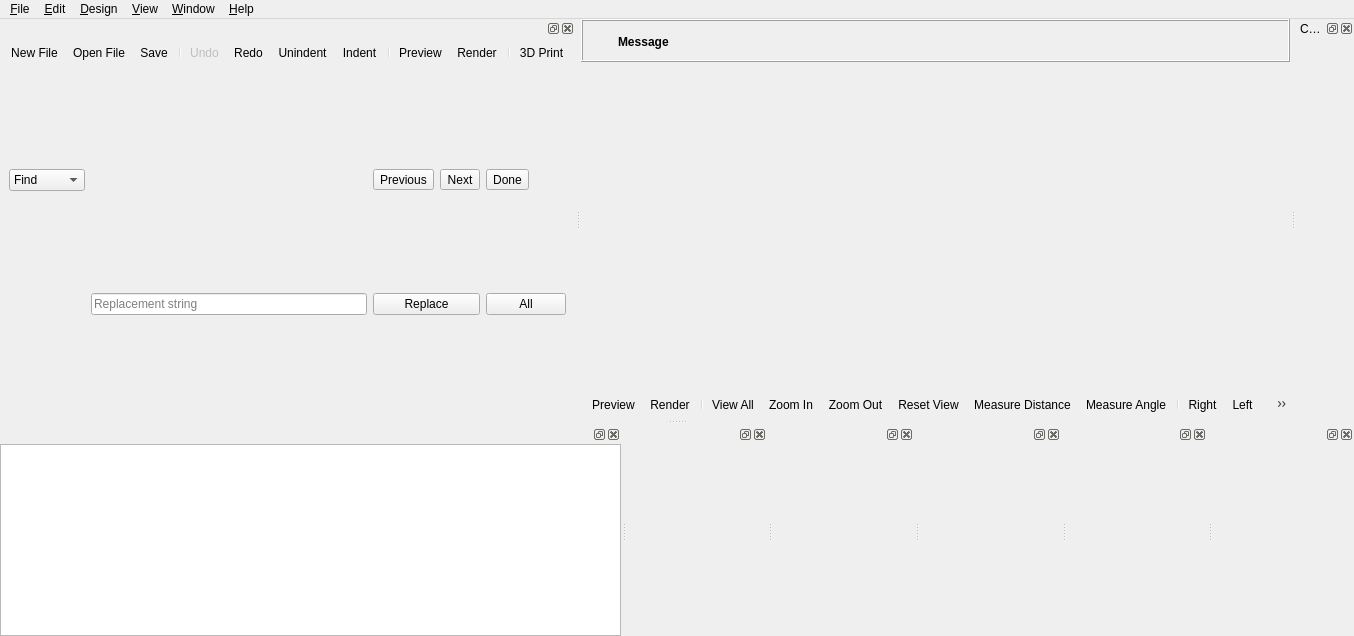
<?xml version="1.0" encoding="UTF-8"?>
<ui version="4.0">
 <class>MainWindow</class>
 <widget class="QMainWindow" name="MainWindow">
  <property name="geometry">
   <rect>
    <x>0</x>
    <y>0</y>
    <width>1354</width>
    <height>636</height>
   </rect>
  </property>
  <widget class="QWidget" name="centralwidget">
   <layout class="QVBoxLayout" name="verticalLayout_2">
    <property name="spacing">
     <number>0</number>
    </property>
    <property name="leftMargin">
     <number>0</number>
    </property>
    <property name="topMargin">
     <number>0</number>
    </property>
    <property name="rightMargin">
     <number>0</number>
    </property>
    <property name="bottomMargin">
     <number>0</number>
    </property>
    <item>
     <widget class="QWidget" name="mainWidget" native="true">
      <property name="sizePolicy">
       <sizepolicy hsizetype="Expanding" vsizetype="Expanding">
        <horstretch>0</horstretch>
        <verstretch>0</verstretch>
       </sizepolicy>
      </property>
      <layout class="QVBoxLayout" name="verticalLayout_3">
       <property name="spacing">
        <number>0</number>
       </property>
       <property name="leftMargin">
        <number>0</number>
       </property>
       <property name="topMargin">
        <number>0</number>
       </property>
       <property name="rightMargin">
        <number>0</number>
       </property>
       <property name="bottomMargin">
        <number>0</number>
       </property>
       <item>
        <widget class="QFrame" name="frameCompileResult">
         <property name="frameShape">
          <enum>QFrame::Shape::Box</enum>
         </property>
         <property name="frameShadow">
          <enum>QFrame::Shadow::Raised</enum>
         </property>
         <layout class="QGridLayout" name="gridLayoutCompileResult">
          <property name="leftMargin">
           <number>6</number>
          </property>
          <property name="topMargin">
           <number>6</number>
          </property>
          <property name="rightMargin">
           <number>6</number>
          </property>
          <property name="bottomMargin">
           <number>4</number>
          </property>
          <property name="horizontalSpacing">
           <number>4</number>
          </property>
          <item row="0" column="1">
           <widget class="QLabel" name="labelCompileResultMessage">
            <property name="sizePolicy">
             <sizepolicy hsizetype="Preferred" vsizetype="Preferred">
              <horstretch>1</horstretch>
              <verstretch>0</verstretch>
             </sizepolicy>
            </property>
            <property name="font">
             <font>
              <bold>true</bold>
             </font>
            </property>
            <property name="text">
             <string>Message</string>
            </property>
            <property name="wordWrap">
             <bool>true</bool>
            </property>
           </widget>
          </item>
          <item row="0" column="2">
           <widget class="QToolButton" name="toolButtonCompileResultClose">
            <property name="styleSheet">
             <string notr="true"/>
            </property>
            <property name="text">
             <string/>
            </property>
            <property name="icon">
             <iconset resource="../../resources/common.qrc">
              <normaloff>:/icons/close.png</normaloff>:/icons/close.png</iconset>
            </property>
            <property name="iconSize">
             <size>
              <width>22</width>
              <height>22</height>
             </size>
            </property>
            <property name="toolButtonStyle">
             <enum>Qt::ToolButtonStyle::ToolButtonIconOnly</enum>
            </property>
            <property name="autoRaise">
             <bool>true</bool>
            </property>
           </widget>
          </item>
          <item row="0" column="0">
           <widget class="QToolButton" name="toolButtonCompileResultIcon">
            <property name="styleSheet">
             <string notr="true">QToolButton { border: none; }</string>
            </property>
            <property name="text">
             <string/>
            </property>
            <property name="icon">
             <iconset resource="../../resources/common.qrc">
              <normaloff>:/icons/information-icons-error.png</normaloff>:/icons/information-icons-error.png</iconset>
            </property>
            <property name="iconSize">
             <size>
              <width>22</width>
              <height>22</height>
             </size>
            </property>
            <property name="autoRaise">
             <bool>false</bool>
            </property>
           </widget>
          </item>
         </layout>
        </widget>
       </item>
       <item>
        <widget class="QGLView" name="qglview" native="true">
         <property name="sizePolicy">
          <sizepolicy hsizetype="Expanding" vsizetype="Expanding">
           <horstretch>0</horstretch>
           <verstretch>0</verstretch>
          </sizepolicy>
         </property>
         <property name="minimumSize">
          <size>
           <width>200</width>
           <height>100</height>
          </size>
         </property>
        </widget>
       </item>
       <item>
        <widget class="QToolBar" name="viewerToolBar">
         <addaction name="designActionPreview"/>
         <addaction name="designActionRender"/>
         <addaction name="separator"/>
         <addaction name="viewActionViewAll"/>
         <addaction name="viewActionZoomIn"/>
         <addaction name="viewActionZoomOut"/>
         <addaction name="viewActionResetView"/>
         <addaction name="designActionMeasureDist"/>
         <addaction name="designActionMeasureAngle"/>
         <addaction name="separator"/>
         <addaction name="viewActionRight"/>
         <addaction name="viewActionLeft"/>
         <addaction name="viewActionBack"/>
         <addaction name="viewActionFront"/>
         <addaction name="viewActionTop"/>
         <addaction name="viewActionBottom"/>
         <addaction name="separator"/>
         <addaction name="viewActionPerspective"/>
         <addaction name="viewActionOrthogonal"/>
         <addaction name="separator"/>
         <addaction name="viewActionShowAxes"/>
         <addaction name="viewActionShowScaleProportional"/>
         <addaction name="viewActionShowEdges"/>
        </widget>
       </item>
      </layout>
      <zorder>qglview</zorder>
      <zorder>viewerToolBar</zorder>
      <zorder>frameCompileResult</zorder>
     </widget>
    </item>
   </layout>
  </widget>
  <widget class="QMenuBar" name="menubar">
   <property name="geometry">
    <rect>
     <x>0</x>
     <y>0</y>
     <width>1354</width>
     <height>37</height>
    </rect>
   </property>
   <widget class="QMenu" name="menu_File">
    <property name="title">
     <string>&amp;File</string>
    </property>
    <widget class="QMenu" name="menuOpenRecent">
     <property name="title">
      <string>Recen&amp;t Files</string>
     </property>
    </widget>
    <widget class="QMenu" name="menuExamples">
     <property name="title">
      <string>&amp;Examples</string>
     </property>
    </widget>
    <widget class="QMenu" name="menuExport">
     <property name="title">
      <string>E&amp;xport</string>
     </property>
     <addaction name="fileActionExportAsciiSTL"/>
     <addaction name="fileActionExportBinarySTL"/>
     <addaction name="fileActionExportOBJ"/>
     <addaction name="fileActionExportPOV"/>
     <addaction name="fileActionExportOFF"/>
      <addaction name="fileActionExportWRL"/>
      <addaction name="fileActionExport3MF"/>
     <addaction name="fileActionExportDXF"/>
     <addaction name="fileActionExportSVG"/>
     <addaction name="fileActionExportCSG"/>
     <addaction name="fileActionExportPDF"/>
     <addaction name="separator"/>
     <addaction name="fileActionExportImage"/>
    </widget>
    <widget class="QMenu" name="menuPython">
     <property name="title">
      <string>Python</string>
     </property>
     <addaction name="fileActionPythonRevoke"/>
     <addaction name="separator"/>
     <addaction name="fileActionPythonSelectVenv"/>
     <addaction name="fileActionPythonCreateVenv"/>
    </widget>
    <addaction name="fileActionNew"/>
    <addaction name="fileActionOpen"/>
    <addaction name="menuOpenRecent"/>
    <addaction name="menuExamples"/>
    <addaction name="fileActionReload"/>
    <addaction name="separator"/>
    <addaction name="fileActionNewWindow"/>
    <addaction name="fileActionOpenWindow"/>
    <addaction name="fileActionClose"/>
    <addaction name="separator"/>
    <addaction name="fileActionSave"/>
    <addaction name="fileActionSaveAs"/>
    <addaction name="fileActionSaveACopy"/>
    <addaction name="fileActionSaveAll"/>
    <addaction name="separator"/>
    <addaction name="menuExport"/>
    <addaction name="separator"/>
    <addaction name="menuPython"/>
    <addaction name="separator"/>
    <addaction name="fileShowLibraryFolder"/>
    <addaction name="separator"/>
    <addaction name="fileActionQuit"/>
   </widget>
   <widget class="QMenu" name="menu_Edit">
    <property name="title">
     <string>&amp;Edit</string>
    </property>
    <addaction name="editActionUndo"/>
    <addaction name="editActionRedo"/>
    <addaction name="separator"/>
    <addaction name="editActionCut"/>
    <addaction name="editActionCopy"/>
    <addaction name="editActionPaste"/>
    <addaction name="separator"/>
    <addaction name="editActionIndent"/>
    <addaction name="editActionUnindent"/>
    <addaction name="editActionComment"/>
    <addaction name="editActionUncomment"/>
    <addaction name="editActionMoveLineUp"/>
    <addaction name="editActionMoveLineDown"/>
    <addaction name="editActionConvertTabsToSpaces"/>
    <addaction name="editActionToggleBookmark"/>
    <addaction name="editActionNextBookmark"/>
    <addaction name="editActionPrevBookmark"/>
    <addaction name="separator"/>
    <addaction name="editActionNextTab"/>
    <addaction name="editActionPrevTab"/>
    <addaction name="separator"/>
    <addaction name="editActionCopyViewport"/>
    <addaction name="editActionCopyVPT"/>
    <addaction name="editActionCopyVPR"/>
    <addaction name="editActionCopyVPD"/>
    <addaction name="editActionCopyVPF"/>
    <addaction name="separator"/>
    <addaction name="editActionFind"/>
    <addaction name="editActionFindAndReplace"/>
    <addaction name="editActionFindNext"/>
    <addaction name="editActionFindPrevious"/>
    <addaction name="editActionUseSelectionForFind"/>
    <addaction name="separator"/>
    <addaction name="editActionJumpToNextError"/>
    <addaction name="separator"/>
    <addaction name="editActionZoomTextIn"/>
    <addaction name="editActionZoomTextOut"/>
    <addaction name="editActionPreferences"/>
   </widget>
   <widget class="QMenu" name="menu_Design">
    <property name="title">
     <string>&amp;Design</string>
    </property>
    <addaction name="designActionAutoReload"/>
    <addaction name="designActionReloadAndPreview"/>
    <addaction name="designActionPreview"/>
    <addaction name="designActionRender"/>
    <addaction name="designAction3DPrint"/>
    <addaction name="designActionMeasureDist"/>
    <addaction name="designActionMeasureAngle"/>
    <addaction name="separator"/>
    <addaction name="designCheckValidity"/>
    <addaction name="designActionDisplayAST"/>
    <addaction name="designActionDisplayCSGTree"/>
    <addaction name="designActionDisplayCSGProducts"/>
    <addaction name="separator"/>
    <addaction name="designActionFlushCaches"/>
   </widget>
   <widget class="QMenu" name="menu_View">
    <property name="title">
     <string>&amp;View</string>
    </property>
    <addaction name="viewActionPreview"/>
    <addaction name="viewActionThrownTogether"/>
    <addaction name="separator"/>
    <addaction name="viewActionShowEdges"/>
    <addaction name="viewActionShowAxes"/>
    <addaction name="viewActionShowScaleProportional"/>
    <addaction name="viewActionShowCrosshairs"/>
    <addaction name="viewActionShowSlicerModifiers"/>
    <addaction name="separator"/>
    <addaction name="viewActionTop"/>
    <addaction name="viewActionBottom"/>
    <addaction name="viewActionLeft"/>
    <addaction name="viewActionRight"/>
    <addaction name="viewActionFront"/>
    <addaction name="viewActionBack"/>
    <addaction name="viewActionDiagonal"/>
    <addaction name="viewActionCenter"/>
    <addaction name="viewActionViewAll"/>
    <addaction name="viewActionResetView"/>
    <addaction name="separator"/>
    <addaction name="viewActionZoomIn"/>
    <addaction name="viewActionZoomOut"/>
    <addaction name="separator"/>
    <addaction name="viewActionPerspective"/>
    <addaction name="viewActionOrthogonal"/>
    <addaction name="separator"/>
    <addaction name="viewActionHideEditorToolBar"/>
    <addaction name="viewActionHide3DViewToolBar"/>
   </widget>
   <widget class="QMenu" name="menuHelp">
    <property name="title">
     <string>&amp;Help</string>
    </property>
    <addaction name="helpActionAbout"/>
    <addaction name="helpActionHomepage"/>
    <addaction name="helpActionManual"/>
    <addaction name="helpActionOfflineManual"/>
    <addaction name="helpActionCheatSheet"/>
    <addaction name="helpActionOfflineCheatSheet"/>
    <addaction name="helpActionLibraryInfo"/>
   </widget>
   <widget class="QMenu" name="menuWindow">
    <property name="title">
     <string>&amp;Window</string>
    </property>
    <addaction name="separator"/>
    <addaction name="windowActionNextWindow"/>
    <addaction name="windowActionPreviousWindow"/>
    <addaction name="separator"/>
    <addaction name="windowActionJumpTo"/>
   </widget>
   <addaction name="menu_File"/>
   <addaction name="menu_Edit"/>
   <addaction name="menu_Design"/>
   <addaction name="menu_View"/>
   <addaction name="menuWindow"/>
   <addaction name="menuHelp"/>
  </widget>
  <widget class="Dock" name="editorDock">
   <attribute name="dockWidgetArea">
    <number>1</number>
   </attribute>
   <widget class="QWidget" name="editorDockContents">
    <layout class="QVBoxLayout" name="verticalLayout">
     <property name="spacing">
      <number>0</number>
     </property>
     <property name="leftMargin">
      <number>0</number>
     </property>
     <property name="topMargin">
      <number>0</number>
     </property>
     <property name="rightMargin">
      <number>0</number>
     </property>
     <property name="bottomMargin">
      <number>0</number>
     </property>
     <item>
      <widget class="QToolBar" name="editortoolbar">
       <addaction name="fileActionNew"/>
       <addaction name="fileActionOpen"/>
       <addaction name="fileActionSave"/>
       <addaction name="separator"/>
       <addaction name="editActionUndo"/>
       <addaction name="editActionRedo"/>
       <addaction name="editActionUnindent"/>
       <addaction name="editActionIndent"/>
       <addaction name="separator"/>
       <addaction name="designActionPreview"/>
       <addaction name="designActionRender"/>
       <addaction name="separator"/>
       <addaction name="designAction3DPrint"/>
      </widget>
     </item>
     <item>
      <widget class="QFrame" name="find_panel">
       <property name="enabled">
        <bool>true</bool>
       </property>
       <property name="sizePolicy">
        <sizepolicy hsizetype="Preferred" vsizetype="Minimum">
         <horstretch>0</horstretch>
         <verstretch>0</verstretch>
        </sizepolicy>
       </property>
       <property name="frameShape">
        <enum>QFrame::Shape::NoFrame</enum>
       </property>
       <property name="frameShadow">
        <enum>QFrame::Shadow::Raised</enum>
       </property>
       <property name="lineWidth">
        <number>0</number>
       </property>
       <layout class="QGridLayout" name="gridLayout">
        <property name="topMargin">
         <number>0</number>
        </property>
        <property name="bottomMargin">
         <number>0</number>
        </property>
        <property name="verticalSpacing">
         <number>0</number>
        </property>
        <item row="0" column="0">
         <widget class="QComboBox" name="findTypeComboBox">
          <item>
           <property name="text">
            <string>Find</string>
           </property>
          </item>
          <item>
           <property name="text">
            <string>Replace</string>
           </property>
          </item>
         </widget>
        </item>
        <item row="0" column="1">
         <widget class="QWordSearchField" name="findInputField">
          <property name="placeholderText" stdset="0">
           <string>Search string</string>
          </property>
         </widget>
        </item>
        <item row="1" column="1">
         <widget class="QLineEdit" name="replaceInputField">
          <property name="placeholderText">
           <string>Replacement string</string>
          </property>
         </widget>
        </item>
        <item row="1" column="2" colspan="2">
         <widget class="QPushButton" name="replaceButton">
          <property name="text">
           <string>Replace</string>
          </property>
         </widget>
        </item>
        <item row="1" column="4">
         <widget class="QPushButton" name="replaceAllButton">
          <property name="text">
           <string>All</string>
          </property>
         </widget>
        </item>
        <item row="0" column="2">
         <widget class="QToolButton" name="findPrevButton">
          <property name="text">
           <string>Previous</string>
          </property>
         </widget>
        </item>
        <item row="0" column="3">
         <widget class="QToolButton" name="findNextButton">
          <property name="text">
           <string>Next</string>
          </property>
         </widget>
        </item>
        <item row="0" column="4">
         <widget class="QToolButton" name="findDoneButton">
          <property name="text">
           <string>Done</string>
          </property>
         </widget>
        </item>
       </layout>
      </widget>
     </item>
    </layout>
   </widget>
   <addaction name="editActionRedo_2"/>
  </widget>
  <widget class="Dock" name="consoleDock">
   <attribute name="dockWidgetArea">
    <number>8</number>
   </attribute>
   <widget class="QWidget" name="consoleDockContents">
    <property name="focusPolicy">
     <enum>Qt::FocusPolicy::NoFocus</enum>
    </property>
    <layout class="QVBoxLayout" name="verticalLayout_5">
     <property name="leftMargin">
      <number>0</number>
     </property>
     <property name="topMargin">
      <number>0</number>
     </property>
     <property name="rightMargin">
      <number>0</number>
     </property>
     <property name="bottomMargin">
      <number>0</number>
     </property>
     <item>
      <widget class="Console" name="console">
       <property name="minimumSize">
        <size>
         <width>10</width>
         <height>10</height>
        </size>
       </property>
       <property name="focusPolicy">
        <enum>Qt::FocusPolicy::StrongFocus</enum>
       </property>
       <property name="readOnly">
        <bool>true</bool>
       </property>
      </widget>
     </item>
    </layout>
   </widget>
  </widget>
  <widget class="Dock" name="parameterDock">
   <property name="windowTitle">
    <string>Customizer Widget</string>
   </property>
   <attribute name="dockWidgetArea">
    <number>2</number>
   </attribute>
  </widget>
  <widget class="Dock" name="animateDock">
   <attribute name="dockWidgetArea">
    <number>8</number>
   </attribute>
   <widget class="QWidget" name="animateDockContents">
    <property name="focusPolicy">
     <enum>Qt::FocusPolicy::StrongFocus</enum>
    </property>
    <layout class="QVBoxLayout" name="verticalLayout_Animate">
     <property name="leftMargin">
      <number>0</number>
     </property>
     <property name="topMargin">
      <number>0</number>
     </property>
     <property name="rightMargin">
      <number>0</number>
     </property>
     <property name="bottomMargin">
      <number>0</number>
     </property>
     <item>
      <widget class="Animate" name="animateWidget" native="true"/>
     </item>
    </layout>
   </widget>
  </widget>
  <widget class="Dock" name="viewportControlDock">
   <attribute name="dockWidgetArea">
    <number>8</number>
   </attribute>
   <widget class="QWidget" name="viewportControlDockContents">
    <property name="focusPolicy">
     <enum>Qt::FocusPolicy::StrongFocus</enum>
    </property>
    <layout class="QVBoxLayout" name="verticalLayout_ViewportControl">
     <property name="leftMargin">
      <number>0</number>
     </property>
     <property name="topMargin">
      <number>0</number>
     </property>
     <property name="rightMargin">
      <number>0</number>
     </property>
     <property name="bottomMargin">
      <number>0</number>
     </property>
     <item>
      <widget class="ViewportControl" name="viewportControlWidget" native="true"/>
     </item>
    </layout>
   </widget>
  </widget>
  <widget class="Dock" name="errorLogDock">
   <attribute name="dockWidgetArea">
    <number>8</number>
   </attribute>
   <widget class="QWidget" name="errorLogDockContents">
    <property name="focusPolicy">
     <enum>Qt::FocusPolicy::StrongFocus</enum>
    </property>
    <layout class="QVBoxLayout" name="verticalLayout_6">
     <property name="leftMargin">
      <number>0</number>
     </property>
     <property name="topMargin">
      <number>0</number>
     </property>
     <property name="rightMargin">
      <number>0</number>
     </property>
     <property name="bottomMargin">
      <number>0</number>
     </property>
     <item>
      <widget class="ErrorLog" name="errorLogWidget" native="true">
       <property name="minimumSize">
        <size>
         <width>10</width>
         <height>10</height>
        </size>
       </property>
      </widget>
     </item>
    </layout>
   </widget>
  </widget>
  <widget class="Dock" name="fontListDock">
   <attribute name="dockWidgetArea">
    <number>8</number>
   </attribute>
   <widget class="QWidget" name="fontListDockContents">
    <layout class="QVBoxLayout" name="verticalLayoutFontList">
     <property name="leftMargin">
      <number>0</number>
     </property>
     <property name="topMargin">
      <number>0</number>
     </property>
     <property name="rightMargin">
      <number>0</number>
     </property>
     <property name="bottomMargin">
      <number>0</number>
     </property>
     <item>
      <widget class="FontList" name="fontListWidget" native="true"/>
     </item>
    </layout>
   </widget>
  </widget>
  <widget class="Dock" name="colorListDock">
   <attribute name="dockWidgetArea">
    <number>8</number>
   </attribute>
   <widget class="QWidget" name="colorListDockContents">
    <layout class="QVBoxLayout" name="verticalLayoutColorList">
     <property name="leftMargin">
      <number>0</number>
     </property>
     <property name="topMargin">
      <number>0</number>
     </property>
     <property name="rightMargin">
      <number>0</number>
     </property>
     <property name="bottomMargin">
      <number>0</number>
     </property>
     <item>
      <widget class="ColorList" name="colorListWidget" native="true"/>
     </item>
    </layout>
   </widget>
  </widget>
  <action name="fileActionNew">
   <property name="icon">
    <iconset theme="chokusen-new"/>
   </property>
   <property name="text">
    <string>&amp;New File</string>
   </property>
   <property name="shortcut">
    <string>Ctrl+N</string>
   </property>
  </action>
  <action name="fileActionNewWindow">
   <property name="text">
    <string>New &amp;Window</string>
   </property>
  </action>
  <action name="fileActionOpen">
   <property name="icon">
    <iconset theme="chokusen-open"/>
   </property>
   <property name="text">
    <string>&amp;Open File...</string>
   </property>
   <property name="shortcut">
    <string>Ctrl+O</string>
   </property>
  </action>
  <action name="fileActionOpenWindow">
   <property name="text">
    <string>Open in New Windo&amp;w</string>
   </property>
  </action>
  <action name="fileActionSave">
   <property name="icon">
    <iconset theme="chokusen-save"/>
   </property>
   <property name="text">
    <string>&amp;Save</string>
   </property>
   <property name="shortcut">
    <string>Ctrl+S</string>
   </property>
  </action>
  <action name="fileActionSaveAs">
   <property name="text">
    <string>Save &amp;As...</string>
   </property>
   <property name="shortcut">
    <string>Ctrl+Shift+S</string>
   </property>
  </action>
  <action name="fileActionSaveACopy">
   <property name="text">
    <string>Save a C&amp;opy...</string>
   </property>
  </action>
  <action name="fileActionSaveAll">
   <property name="text">
    <string>S&amp;ave All</string>
   </property>
  </action>
  <action name="fileActionReload">
   <property name="text">
    <string>&amp;Reload</string>
   </property>
   <property name="shortcut">
    <string>Ctrl+R</string>
   </property>
  </action>
  <action name="fileActionQuit">
   <property name="text">
    <string>&amp;Quit</string>
   </property>
   <property name="shortcut">
    <string>Ctrl+Q</string>
   </property>
   <property name="menuRole">
    <enum>QAction::MenuRole::QuitRole</enum>
   </property>
  </action>
  <action name="editActionUndo">
   <property name="enabled">
    <bool>false</bool>
   </property>
   <property name="icon">
    <iconset theme="chokusen-undo"/>
   </property>
   <property name="text">
    <string>&amp;Undo</string>
   </property>
   <property name="shortcut">
    <string>Ctrl+Z</string>
   </property>
   <property name="shortcutContext">
    <enum>Qt::ShortcutContext::WidgetWithChildrenShortcut</enum>
   </property>
  </action>
  <action name="editActionRedo">
   <property name="icon">
    <iconset theme="chokusen-redo"/>
   </property>
   <property name="text">
    <string>&amp;Redo</string>
   </property>
   <property name="shortcut">
    <string>Ctrl+Shift+Z</string>
   </property>
   <property name="shortcutContext">
    <enum>Qt::ShortcutContext::WidgetWithChildrenShortcut</enum>
   </property>
  </action>
  <action name="editActionRedo_2">
   <property name="shortcut">
    <string>Ctrl+Y</string>
   </property>
   <property name="shortcutContext">
    <enum>Qt::ShortcutContext::WidgetWithChildrenShortcut</enum>
   </property>
  </action>
  <action name="editActionCut">
   <property name="text">
    <string>Cu&amp;t</string>
   </property>
   <property name="shortcut">
    <string>Ctrl+X</string>
   </property>
   <property name="shortcutContext">
    <enum>Qt::ShortcutContext::WidgetWithChildrenShortcut</enum>
   </property>
  </action>
  <action name="editActionCopy">
   <property name="text">
    <string>&amp;Copy</string>
   </property>
   <property name="shortcut">
    <string>Ctrl+C</string>
   </property>
   <property name="shortcutContext">
    <enum>Qt::ShortcutContext::WidgetWithChildrenShortcut</enum>
   </property>
  </action>
  <action name="editActionPaste">
   <property name="text">
    <string>&amp;Paste</string>
   </property>
   <property name="shortcut">
    <string>Ctrl+V</string>
   </property>
   <property name="shortcutContext">
    <enum>Qt::ShortcutContext::WidgetWithChildrenShortcut</enum>
   </property>
  </action>
  <action name="editActionIndent">
   <property name="icon">
    <iconset theme="chokusen-indent"/>
   </property>
   <property name="text">
    <string>&amp;Indent</string>
   </property>
   <property name="shortcut">
    <string>Ctrl+I</string>
   </property>
  </action>
  <action name="editActionComment">
   <property name="text">
    <string>C&amp;omment</string>
   </property>
   <property name="shortcut">
    <string>Ctrl+D</string>
   </property>
  </action>
  <action name="editActionUncomment">
   <property name="text">
    <string>Unco&amp;mment</string>
   </property>
   <property name="shortcut">
    <string>Ctrl+Shift+D</string>
   </property>
  </action>
<action name="editActionMoveLineUp">
   <property name="text">
    <string>Mo&amp;ve Line Up</string>
   </property>
   <property name="shortcut">
    <string>Ctrl+Alt+Up</string>
   </property>
  </action>
  <action name="editActionMoveLineDown">
   <property name="text">
    <string>Mo&amp;ve Line Down</string>
   </property>
   <property name="shortcut">
    <string>Ctrl+Alt+Down</string>
   </property>
  </action>
  <action name="editActionNextTab">
   <property name="text">
    <string>Show &amp;Next Tab</string>
   </property>
   <property name="shortcut">
    <string>Ctrl+Tab</string>
   </property>
  </action>
  <action name="editActionPrevTab">
   <property name="text">
    <string>Show P&amp;revious Tab</string>
   </property>
   <property name="shortcut">
    <string>Ctrl+Shift+Tab</string>
   </property>
  </action>
  <action name="editActionCopyViewport">
   <property name="text">
    <string>Copy Viewport Ima&amp;ge</string>
   </property>
   <property name="shortcut">
    <string>Ctrl+Shift+C</string>
   </property>
  </action>
  <action name="editActionCopyVPT">
   <property name="text">
    <string>Copy Viewport Transl&amp;ation</string>
   </property>
   <property name="shortcut">
    <string>Ctrl+T</string>
   </property>
  </action>
  <action name="editActionCopyVPR">
   <property name="text">
    <string>Cop&amp;y Viewport Rotation</string>
   </property>
  </action>
  <action name="editActionCopyVPD">
   <property name="text">
    <string>Copy Vie&amp;wport Distance</string>
   </property>
  </action>
  <action name="editActionCopyVPF">
   <property name="text">
    <string>Copy Vie&amp;wport FOV</string>
   </property>
  </action>
  <action name="editActionZoomTextIn">
   <property name="icon">
    <iconset theme="chokusen-zoom-text-in"/>
   </property>
   <property name="text">
    <string>Increase Font &amp;Size</string>
   </property>
   <property name="shortcut">
    <string>Ctrl++</string>
   </property>
  </action>
  <action name="editActionZoomTextOut">
   <property name="icon">
    <iconset theme="chokusen-zoom-text-out"/>
   </property>
   <property name="text">
    <string>Decrease Font Si&amp;ze</string>
   </property>
   <property name="shortcut">
    <string>Ctrl+-</string>
   </property>
  </action>
  <action name="designActionReloadAndPreview">
   <property name="text">
    <string>&amp;Reload and Preview</string>
   </property>
   <property name="shortcut">
    <string>F4</string>
   </property>
  </action>
  <action name="designActionPreview">
   <property name="icon">
    <iconset theme="chokusen-preview"/>
   </property>
   <property name="text">
    <string>&amp;Preview</string>
   </property>
   <property name="shortcut">
    <string>F5</string>
   </property>
  </action>
  <action name="designActionRender">
   <property name="icon">
    <iconset theme="chokusen-render"/>
   </property>
   <property name="text">
    <string>R&amp;ender</string>
   </property>
   <property name="shortcut">
    <string>F6</string>
   </property>
  </action>
  <action name="designAction3DPrint">
   <property name="icon">
    <iconset theme="chokusen-send"/>
   </property>
   <property name="text">
    <string>&amp;3D Print</string>
   </property>
   <property name="shortcut">
    <string>F8</string>
   </property>
  </action>
  <action name="designActionMeasureDist">
   <property name="checkable">
    <bool>true</bool>
   </property>
   <property name="icon">
    <iconset theme="chokusen-measure-distance"/>
   </property>
   <property name="text">
    <string>Measure &amp;Distance</string>
   </property>
   <property name="shortcut">
    <string>D</string>
   </property>
  </action>
  <action name="designActionMeasureAngle">
   <property name="checkable">
    <bool>true</bool>
   </property>
   <property name="icon">
    <iconset theme="chokusen-measure-angle"/>
   </property>
   <property name="text">
    <string>Measure &amp;Angle</string>
   </property>
   <property name="shortcut">
    <string>A</string>
   </property>
  </action>
  <action name="designCheckValidity">
   <property name="text">
    <string>&amp;Check Validity</string>
   </property>
  </action>
  <action name="designActionDisplayAST">
   <property name="text">
    <string>Display A&amp;ST</string>
   </property>
  </action>
  <action name="designActionDisplayCSGTree">
   <property name="text">
    <string>Display CSG &amp;Tree</string>
   </property>
  </action>
  <action name="designActionDisplayCSGProducts">
   <property name="text">
    <string>Display CSG Pr&amp;oducts</string>
   </property>
  </action>
  <action name="fileActionExportBinarySTL">
   <property name="icon">
    <iconset theme="chokusen-export-stl"/>
   </property>
   <property name="text">
    <string>Export as &amp;STL (binary)...</string>
   </property>
  </action>
  <action name="fileActionExportAsciiSTL">
   <property name="icon">
    <iconset theme="chokusen-export-stl"/>
   </property>
   <property name="text">
    <string>Export as &amp;STL (ascii)...</string>
   </property>
  </action>
  <action name="fileActionExportOBJ">
   <property name="icon">
    <iconset theme="chokusen-export-obj"/>
   </property>
   <property name="text">
    <string>Export as &amp;OBJ...</string>
   </property>
  </action>
  <action name="fileActionExportPOV">
   <property name="icon">
    <iconset theme="chokusen-export-pov"/>
   </property>
   <property name="text">
    <string>Export as &amp;POV...</string>
   </property>
  </action>
  <action name="fileActionExportOFF">
   <property name="icon">
    <iconset theme="chokusen-export-off"/>
   </property>
   <property name="text">
    <string>Export as &amp;OFF...</string>
   </property>
  </action>
  <action name="fileActionExportWRL">
   <property name="icon">
    <iconset theme="chokusen-export-wrl"/>
   </property>
   <property name="text">
    <string>Export as &amp;WRL...</string>
   </property>
  </action>
  <action name="viewActionPreview">
   <property name="checkable">
    <bool>true</bool>
   </property>
   <property name="icon">
    <iconset theme="chokusen-surface"/>
   </property>
   <property name="text">
    <string>P&amp;review</string>
   </property>
   <property name="shortcut">
    <string>F9</string>
   </property>
  </action>
  <action name="viewActionThrownTogether">
   <property name="checkable">
    <bool>true</bool>
   </property>
   <property name="icon">
    <iconset theme="chokusen-throwntogether"/>
   </property>
   <property name="text">
    <string>T&amp;hrown Together</string>
   </property>
   <property name="shortcut">
    <string>F12</string>
   </property>
  </action>
  <action name="viewActionShowSlicerModifiers">
   <property name="checkable">
    <bool>true</bool>
   </property>
   <property name="checked">
    <bool>true</bool>
   </property>
   <property name="text">
    <string>Show Slicer &amp;Modifiers</string>
   </property>
   <property name="toolTip">
    <string>Color the parts of the model inside slicer_modifier() regions in the preview</string>
   </property>
  </action>
  <action name="viewActionShowEdges">
   <property name="checkable">
    <bool>true</bool>
   </property>
   <property name="icon">
    <iconset theme="chokusen-show-edges"/>
   </property>
   <property name="text">
    <string>&amp;Show Edges</string>
   </property>
   <property name="shortcut">
    <string>Ctrl+1</string>
   </property>
  </action>
  <action name="viewActionShowAxes">
   <property name="checkable">
    <bool>true</bool>
   </property>
   <property name="icon">
    <iconset theme="chokusen-axes"/>
   </property>
   <property name="text">
    <string>Show A&amp;xes</string>
   </property>
   <property name="shortcut">
    <string>Ctrl+2</string>
   </property>
  </action>
  <action name="viewActionShowCrosshairs">
   <property name="checkable">
    <bool>true</bool>
   </property>
   <property name="icon">
    <iconset theme="chokusen-crosshairs"/>
   </property>
   <property name="text">
    <string>Show &amp;Crosshairs</string>
   </property>
   <property name="shortcut">
    <string>Ctrl+3</string>
   </property>
  </action>
  <action name="viewActionShowScaleProportional">
   <property name="checkable">
    <bool>true</bool>
   </property>
   <property name="icon">
    <iconset theme="chokusen-scalemarkers"/>
   </property>
   <property name="text">
    <string>Show Scale &amp;Markers</string>
   </property>
  </action>
  <action name="viewActionTop">
   <property name="icon">
    <iconset theme="chokusen-view-top"/>
   </property>
   <property name="text">
    <string>&amp;Top</string>
   </property>
   <property name="shortcut">
    <string>Ctrl+4</string>
   </property>
  </action>
  <action name="viewActionBottom">
   <property name="icon">
    <iconset theme="chokusen-view-bottom"/>
   </property>
   <property name="text">
    <string>&amp;Bottom</string>
   </property>
   <property name="shortcut">
    <string>Ctrl+5</string>
   </property>
  </action>
  <action name="viewActionLeft">
   <property name="icon">
    <iconset theme="chokusen-view-left"/>
   </property>
   <property name="text">
    <string>&amp;Left</string>
   </property>
   <property name="shortcut">
    <string>Ctrl+6</string>
   </property>
  </action>
  <action name="viewActionRight">
   <property name="icon">
    <iconset theme="chokusen-view-right"/>
   </property>
   <property name="text">
    <string>&amp;Right</string>
   </property>
   <property name="shortcut">
    <string>Ctrl+7</string>
   </property>
  </action>
  <action name="viewActionFront">
   <property name="icon">
    <iconset theme="chokusen-view-front"/>
   </property>
   <property name="text">
    <string>&amp;Front</string>
   </property>
   <property name="shortcut">
    <string>Ctrl+8</string>
   </property>
  </action>
  <action name="viewActionBack">
   <property name="icon">
    <iconset theme="chokusen-view-back"/>
   </property>
   <property name="text">
    <string>Bac&amp;k</string>
   </property>
   <property name="shortcut">
    <string>Ctrl+9</string>
   </property>
  </action>
  <action name="viewActionDiagonal">
   <property name="text">
    <string>&amp;Diagonal</string>
   </property>
   <property name="shortcut">
    <string>Ctrl+0</string>
   </property>
  </action>
  <action name="viewActionCenter">
   <property name="text">
    <string>Ce&amp;nter</string>
   </property>
   <property name="shortcut">
    <string>Ctrl+Shift+0</string>
   </property>
  </action>
  <action name="viewActionPerspective">
   <property name="checkable">
    <bool>true</bool>
   </property>
   <property name="icon">
    <iconset theme="chokusen-perspective"/>
   </property>
   <property name="text">
    <string>&amp;Perspective</string>
   </property>
  </action>
  <action name="viewActionOrthogonal">
   <property name="checkable">
    <bool>true</bool>
   </property>
   <property name="icon">
    <iconset theme="chokusen-orthogonal"/>
   </property>
   <property name="text">
    <string>&amp;Orthogonal</string>
   </property>
  </action>
  <action name="helpActionAbout">
   <property name="enabled">
    <bool>true</bool>
   </property>
   <property name="text">
    <string>&amp;About</string>
   </property>
   <property name="menuRole">
    <enum>QAction::MenuRole::AboutRole</enum>
   </property>
  </action>
  <action name="helpActionManual">
   <property name="text">
    <string>&amp;Documentation</string>
   </property>
  </action>
  <action name="helpActionOfflineManual">
   <property name="text">
    <string>&amp;Offline Documentation</string>
   </property>
  </action>
  <action name="helpActionOfflineCheatSheet">
   <property name="text">
    <string>&amp;Offline Cheat Sheet</string>
   </property>
  </action>
  <action name="fileActionClearRecent">
   <property name="text">
    <string>Clear Recent</string>
   </property>
  </action>
  <action name="fileActionExportDXF">
   <property name="icon">
    <iconset theme="chokusen-export-dxf"/>
   </property>
   <property name="text">
    <string>Export as &amp;DXF...</string>
   </property>
  </action>
  <action name="fileActionPythonRevoke">
   <property name="text">
    <string>Revoke Trusted Python Files</string>
   </property>
   <property name="toolTip">
    <string>Revoke Trusted Python Files</string>
   </property>
  </action>
  <action name="fileActionClose">
   <property name="text">
    <string>&amp;Close</string>
   </property>
   <property name="shortcut">
    <string>Ctrl+W</string>
   </property>
  </action>
  <action name="editActionPreferences">
   <property name="text">
    <string>&amp;Preferences</string>
   </property>
   <property name="menuRole">
    <enum>QAction::MenuRole::PreferencesRole</enum>
   </property>
  </action>
  <action name="editActionFind">
   <property name="text">
    <string>&amp;Find...</string>
   </property>
   <property name="shortcut">
    <string>Ctrl+F</string>
   </property>
  </action>
  <action name="editActionFindAndReplace">
   <property name="text">
    <string>Fin&amp;d and Replace...</string>
   </property>
   <property name="shortcut">
    <string>Ctrl+Alt+F</string>
   </property>
  </action>
  <action name="editActionFindNext">
   <property name="text">
    <string>Find Ne&amp;xt</string>
   </property>
   <property name="shortcut">
    <string>Ctrl+G</string>
   </property>
  </action>
  <action name="editActionFindPrevious">
   <property name="text">
    <string>Find Pre&amp;vious</string>
   </property>
   <property name="shortcut">
    <string>Ctrl+Shift+G</string>
   </property>
  </action>
  <action name="editActionUseSelectionForFind">
   <property name="text">
    <string>Use Se&amp;lection for Find</string>
   </property>
   <property name="shortcut">
    <string>Ctrl+E</string>
   </property>
  </action>
  <action name="editActionJumpToNextError">
   <property name="text">
    <string>J&amp;ump to Next Error</string>
   </property>
   <property name="shortcut">
    <string>Ctrl+Alt+E</string>
   </property>
  </action>
  <action name="designActionFlushCaches">
   <property name="text">
    <string>&amp;Flush Caches</string>
   </property>
  </action>
  <action name="helpActionHomepage">
   <property name="text">
    <string>&amp;OpenSCAD Homepage</string>
   </property>
  </action>
  <action name="designActionAutoReload">
   <property name="checkable">
    <bool>true</bool>
   </property>
   <property name="text">
    <string>&amp;Automatic Reload and Preview</string>
   </property>
  </action>
  <action name="fileActionExportImage">
   <property name="icon">
    <iconset theme="chokusen-export-png"/>
   </property>
   <property name="text">
    <string>Export as &amp;Image...</string>
   </property>
  </action>
  <action name="fileActionExportCSG">
   <property name="icon">
    <iconset theme="chokusen-export-csg"/>
   </property>
   <property name="text">
    <string>Export as &amp;CSG...</string>
   </property>
  </action>
  <action name="helpActionLibraryInfo">
   <property name="text">
    <string>&amp;Library Info</string>
   </property>
  </action>
  <action name="fileShowLibraryFolder">
   <property name="text">
    <string>Show &amp;Library Folder</string>
   </property>
  </action>
  <action name="viewActionResetView">
   <property name="icon">
    <iconset theme="chokusen-reset-view"/>
   </property>
   <property name="text">
    <string>Reset &amp;View</string>
   </property>
  </action>
  <action name="fileActionExportSVG">
   <property name="icon">
    <iconset theme="chokusen-export-svg"/>
   </property>
   <property name="text">
    <string>Export as S&amp;VG...</string>
   </property>
  </action>
  <action name="fileActionExport3MF">
   <property name="icon">
    <iconset theme="chokusen-export-3mf"/>
   </property>
   <property name="text">
    <string>Export as &amp;3MF...</string>
   </property>
  </action>
  <action name="viewActionZoomIn">
   <property name="icon">
    <iconset theme="chokusen-zoom-in"/>
   </property>
   <property name="text">
    <string>Zoom &amp;In</string>
   </property>
   <property name="shortcut">
    <string>Ctrl+]</string>
   </property>
  </action>
  <action name="viewActionZoomOut">
   <property name="icon">
    <iconset theme="chokusen-zoom-out"/>
   </property>
   <property name="text">
    <string>&amp;Zoom Out</string>
   </property>
   <property name="shortcut">
    <string>Ctrl+[</string>
   </property>
  </action>
  <action name="viewActionViewAll">
   <property name="icon">
    <iconset theme="chokusen-zoom-all"/>
   </property>
   <property name="text">
    <string>View &amp;All</string>
   </property>
   <property name="shortcut">
    <string>Ctrl+Shift+V</string>
   </property>
  </action>
  <action name="editActionConvertTabsToSpaces">
   <property name="text">
    <string>Conv&amp;ert Tabs to Spaces</string>
   </property>
  </action>
  <action name="editActionToggleBookmark">
   <property name="text">
    <string>&amp;Toggle Bookmark</string>
   </property>
   <property name="shortcut">
    <string>Ctrl+F2</string>
   </property>
  </action>
  <action name="editActionNextBookmark">
   <property name="text">
    <string>Jump to Next &amp;Bookmark</string>
   </property>
   <property name="shortcut">
    <string>F2</string>
   </property>
  </action>
  <action name="editActionPrevBookmark">
   <property name="text">
    <string>Jump to &amp;Previous Bookmark</string>
   </property>
   <property name="shortcut">
    <string>Shift+F2</string>
   </property>
  </action>
  <action name="viewActionHideEditorToolBar">
   <property name="checkable">
    <bool>true</bool>
   </property>
   <property name="text">
    <string>&amp;Hide Editor Toolbar</string>
   </property>
  </action>
  <action name="editActionUnindent">
   <property name="icon">
    <iconset theme="chokusen-unindent"/>
   </property>
   <property name="text">
    <string>U&amp;nindent</string>
   </property>
   <property name="shortcut">
    <string>Ctrl+Shift+I</string>
   </property>
  </action>
  <action name="helpActionCheatSheet">
   <property name="text">
    <string>&amp;Cheat Sheet</string>
   </property>
  </action>
  <action name="fileActionExportPDF">
   <property name="icon">
    <iconset theme="chokusen-export-pdf"/>
   </property>
   <property name="text">
    <string>Export as PDF...</string>
   </property>
  </action>
  <action name="viewActionHide3DViewToolBar">
   <property name="checkable">
    <bool>true</bool>
   </property>
   <property name="text">
    <string>Hide &amp;3D View Toolbar</string>
   </property>
  </action>
  <action name="windowActionNextWindow">
   <property name="text">
    <string>&amp;Next Window	Ctrl+K</string>
   </property>
  </action>
  <action name="windowActionPreviousWindow">
   <property name="text">
    <string>&amp;Previous Window	Ctrl+H</string>
   </property>
  </action>
  <action name="editActionInsertTemplate">
   <property name="text">
    <string>Insert Template</string>
   </property>
   <property name="shortcut">
    <string>Alt+Ins</string>
   </property>
  </action>
  <action name="editActionFoldAll">
   <property name="text">
    <string>Fold/Unfold All</string>
   </property>
  </action>
  <action name="windowActionJumpTo">
   <property name="text">
    <string>&amp;Jump To</string>
   </property>
   <property name="shortcut">
    <string>Ctrl+J</string>
   </property>
  </action>
  <action name="fileActionPythonCreateVenv">
   <property name="text">
    <string>Create Virtual Environment</string>
   </property>
  </action>
  <action name="fileActionPythonSelectVenv">
   <property name="text">
    <string>Select Virtual Environment</string>
   </property>
  </action>
 </widget>
 <customwidgets>
  <customwidget>
   <class>QGLView</class>
   <extends>QWidget</extends>
   <header>gui/QGLView.h</header>
   <container>1</container>
  </customwidget>
  <customwidget>
   <class>Dock</class>
   <extends>QDockWidget</extends>
   <header>gui/Dock.h</header>
   <container>1</container>
  </customwidget>
  <customwidget>
   <class>QWordSearchField</class>
   <extends>QFrame</extends>
   <header>gui/QWordSearchField.h</header>
   <container>1</container>
  </customwidget>
  <customwidget>
   <class>Console</class>
   <extends>QPlainTextEdit</extends>
   <header>gui/Console.h</header>
  </customwidget>
  <customwidget>
   <class>ErrorLog</class>
   <extends>QWidget</extends>
   <header>gui/ErrorLog.h</header>
   <container>1</container>
  </customwidget>
  <customwidget>
   <class>Animate</class>
   <extends>QWidget</extends>
   <header>gui/Animate.h</header>
   <container>1</container>
  </customwidget>
  <customwidget>
   <class>ViewportControl</class>
   <extends>QWidget</extends>
   <header>gui/ViewportControl.h</header>
   <container>1</container>
  </customwidget>
  <customwidget>
   <class>FontList</class>
   <extends>QWidget</extends>
   <header>gui/FontList.h</header>
   <container>1</container>
  </customwidget>
  <customwidget>
   <class>ColorList</class>
   <extends>QWidget</extends>
   <header>gui/ColorList.h</header>
   <container>1</container>
  </customwidget>
 </customwidgets>
 <resources>
  <include location="../../resources/common.qrc"/>
 </resources>
 <connections/>
</ui>
